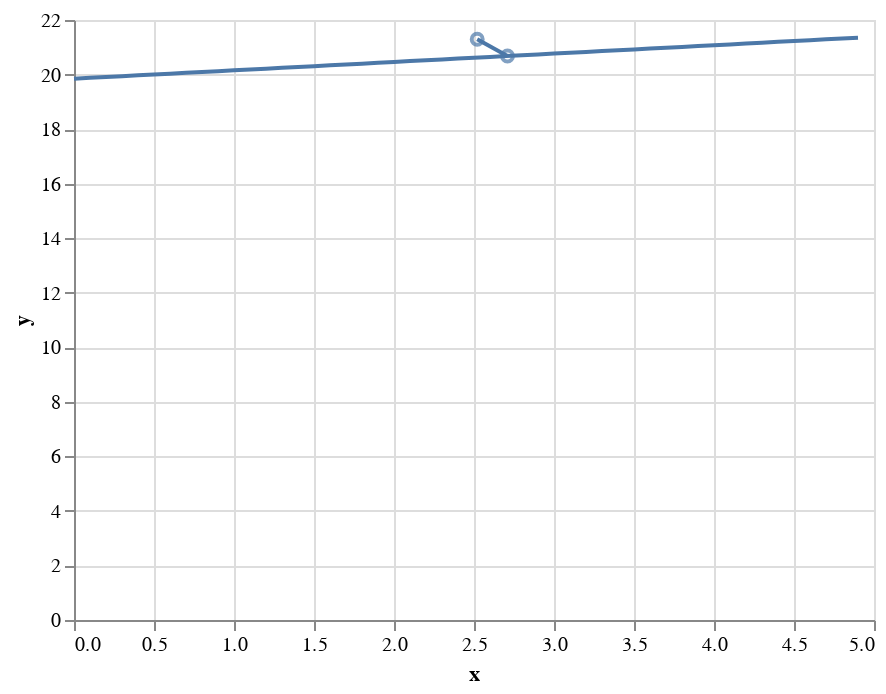

Notebook source saved alongside this figure:
### Code cell
sc = alt.Chart(pts).mark_point().encode(
    x="x",
    y="y"
)

ln = alt.Chart(line).mark_line().encode(
    x="x",
    y="y"
)

chk = alt.Chart(pts).mark_line().encode(
    x="x",
    y="y",
)

sc + ln + chk

### Figure 1 — Vega-Lite specification as saved in the notebook (floating-point values rounded to 4 significant figures)
{"config": {"view": {"continuousWidth": 400, "continuousHeight": 300}}, "layer": [{"data": {"name": "data-904327df12ccdd58f16b1b72511f1ea1"}, "mark": "point", "encoding": {"x": {"type": "quantitative", "field": "x"}, "y": {"type": "quantitative", "field": "y"}}}, {"data": {"name": "data-e8bfe00b28ee0cacaac46bdcd9764bfb"}, "mark": "line", "encoding": {"x": {"type": "quantitative", "field": "x"}, "y": {"type": "quantitative", "field": "y"}}}, {"data": {"name": "data-904327df12ccdd58f16b1b72511f1ea1"}, "mark": "line", "encoding": {"x": {"type": "quantitative", "field": "x"}, "y": {"type": "quantitative", "field": "y"}}}], "$schema": "https://vega.github.io/schema/vega-lite/v4.8.1.json", "datasets": {"data-904327df12ccdd58f16b1b72511f1ea1": [{"x": 2.709, "y": 20.68}, {"x": 2.52, "y": 21.3}], "data-e8bfe00b28ee0cacaac46bdcd9764bfb": [{"x": 0.0, "y": 19.85}, {"x": 0.1, "y": 19.88}, {"x": 0.2, "y": 19.91}, {"x": 0.3, "y": 19.94}, {"x": 0.4, "y": 19.97}, {"x": 0.5, "y": 20.0}, {"x": 0.6, "y": 20.03}, {"x": 0.7, "y": 20.06}, {"x": 0.8, "y": 20.09}, {"x": 0.9, "y": 20.12}, {"x": 1.0, "y": 20.15}, {"x": 1.1, "y": 20.19}, {"x": 1.2, "y": 20.22}, {"x": 1.3, "y": 20.25}, {"x": 1.4, "y": 20.28}, {"x": 1.5, "y": 20.31}, {"x": 1.6, "y": 20.34}, {"x": 1.7, "y": 20.37}, {"x": 1.8, "y": 20.4}, {"x": 1.9, "y": 20.43}, {"x": 2.0, "y": 20.46}, {"x": 2.1, "y": 20.49}, {"x": 2.2, "y": 20.52}, {"x": 2.3, "y": 20.55}, {"x": 2.4, "y": 20.58}, {"x": 2.5, "y": 20.62}, {"x": 2.6, "y": 20.65}, {"x": 2.7, "y": 20.68}, {"x": 2.8, "y": 20.71}, {"x": 2.9, "y": 20.74}, {"x": 3.0, "y": 20.77}, {"x": 3.1, "y": 20.8}, {"x": 3.2, "y": 20.83}, {"x": 3.3, "y": 20.86}, {"x": 3.4, "y": 20.89}, {"x": 3.5, "y": 20.92}, {"x": 3.6, "y": 20.95}, {"x": 3.7, "y": 20.98}, {"x": 3.8, "y": 21.01}, {"x": 3.9, "y": 21.04}, {"x": 4.0, "y": 21.08}, {"x": 4.1, "y": 21.11}, {"x": 4.2, "y": 21.14}, {"x": 4.3, "y": 21.17}, {"x": 4.4, "y": 21.2}, {"x": 4.5, "y": 21.23}, {"x": 4.6, "y": 21.26}, {"x": 4.7, "y": 21.29}, {"x": 4.8, "y": 21.32}, {"x": 4.9, "y": 21.35}]}}
